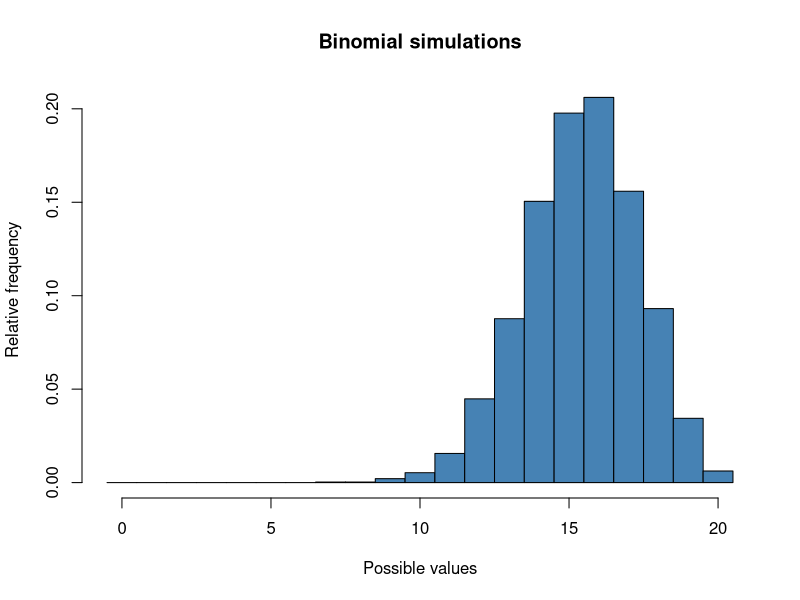

The R source for this figure:
#the pmf of a single fair Bernoulli trial
dbinom(0, size=1, prob=0.5)
dbinom(1, size=1, prob=0.5)
dbinom(75, size=1, prob=0.5)

#Binomial(2, 0.5)
dbinom(0, size=2, prob=0.5)
dbinom(1, size=2, prob=0.5)

#we can do many trials with creative probabilities
dbinom(345, 1000, 0.23)

#cumulative distribution function
#P[X <=1 ] with a single Bernoulli trial
pbinom(1, 1, 0.678)
#P[X <= 1] with X ~ Binomial(2,0.5)
pbinom(1, 2, 0.5)
#challenging numbers
pbinom(1145, 1500, 0.78)

#quantile function aka the inverse of the cdf
qbinom(0.75, 2, 0.5)

#simulations
#one simulated value
rbinom(1, 2, 0.5)
#a few simulation
rbinom(7, 2, 0.5)

#many simulated values from Binomial(20, 0.77)
nsim=10000
sims=rbinom(nsim, 20, 0.77)
sims
hist(sims, breaks=seq(-0.5, 20.5, 1),
     main="Binomial simulations",
     xlab="Possible values",
     ylab="Relative frequency",
     col="steelblue",
     prob=TRUE)

#check the simulator
new.sims=rbinom(nsim, 2, 0.5)
mean(new.sims==0)
dbinom(0, 2, 0.5)
mean(new.sims==1)
dbinom(1, 2, 0.5)
mean(new.sims==2)
dbinom(2, 2, 0.5)
